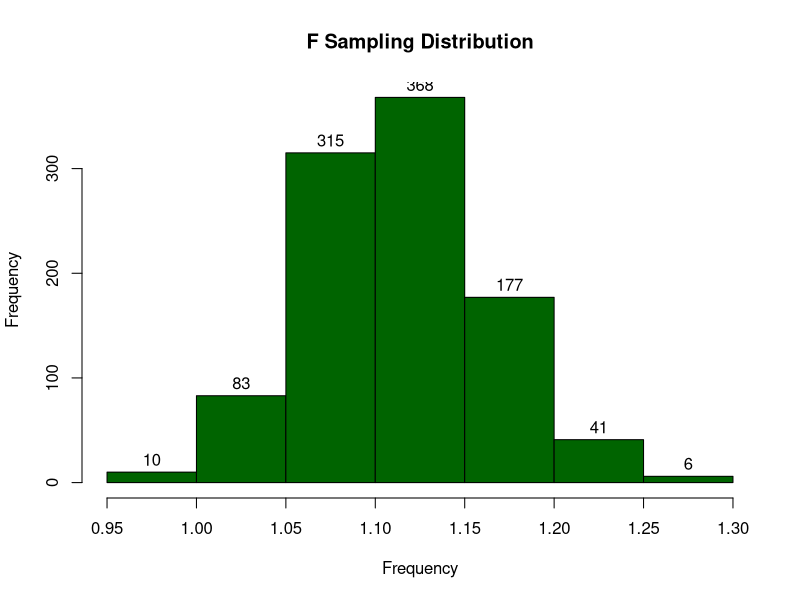

The R source for this figure:
set.seed(1) ## every random value produced will be the same
population_size = 100000

### each column contains a vector representing a different pop dist the user can choose from
distributions_df <- data.frame(
  "Bernoulli" = rbinom(population_size, size = 1, prob = 0.63),
  "Bimodal" = c(
    rnorm(population_size, mean = 0, sd = 5),
    rnorm(population_size, mean = 20, sd = 5)
  ),
  "Binomial" = rbinom(population_size, size = 20, prob = 0.5),
  "Chi-Square" = rchisq(population_size, df = 70),
  "F" = rf(population_size, df1 = 30, df2 = 20),
  "Logistic" = rlogis(population_size, location = 0, scale = 1),
  "Normal Distribution (Gaussian)" = rnorm(population_size, mean = 0, sd = 1),
  "Poisson" = rpois(population_size, lambda = 4),
  "Student t" = rt(population_size, df = 30),
  "Uniform" = runif(population_size, min = 0, max = 100)
)

distributions_list = lapply(distributions_df, as.numeric) ## converting df to list 

## returns a vector of sample means sampled from a given population distribution
sampling_distribution <- function(pop_dist, number_of_samples, sample_size) {
  sample_mean <- c()
  for (i in 1:number_of_samples) { 
    sample_mean[i] = mean(sample(pop_dist, size=sample_size, replace = T))
  }
  return(sample_mean)
}

## x/y lim = c(??, ??)
create_histograms <- function(dist_type, pop_dist, sample_mean) {
  #hist(pop_dist, main=paste(dist_type, "Population Distribution"),
  #     xlab="Frequency", col="DarkCyan", labels=T)
  hist(sample_mean, main=paste(dist_type, "Sampling Distribution"),
       xlab="Frequency", col="DarkGreen", labels=T)
}

input_to_hist <- function(dist_list, dist_type, number_of_samples, sample_size) {
  create_histograms(
      dist_type,
      unlist(dist_list[dist_type]),
      sampling_distribution(unlist(dist_list[dist_type]), number_of_samples, sample_size)
    )
  }

input_to_hist(distributions_list, "F", 1000, 100)


## left 2 do
#### distribution names
#### personalizing histograms: see create_histograms()
#### in template.r, you must address the fact you are returning 2 histograms
#### issue with the labels not fitting within the image 
#### getting errors that x must be numeric for some variables but not others 
#### function not updating when slide bar is moved, same error - x must be numeric 